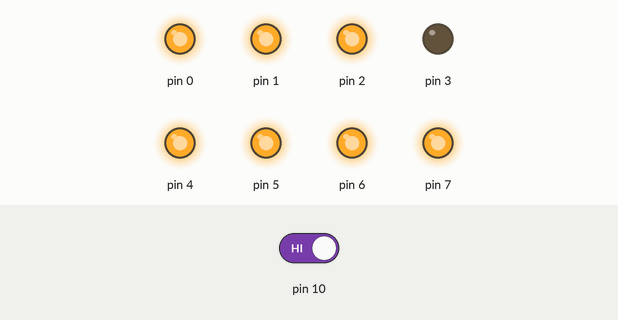
Simulated run of this sketch. Board: Arduino Uno, built with avr-gcc and run on an emulated ATmega328P. Shown: output pins drawn as LEDs (lit = HIGH). Dashed ring = blinking. The inputs (shaded band) are chosen by the test bench; at power-on: pin 10 HIGH.

Above: at 1.2 s.
1.3 s: pin 10 driven LOW
At 2.5 s:
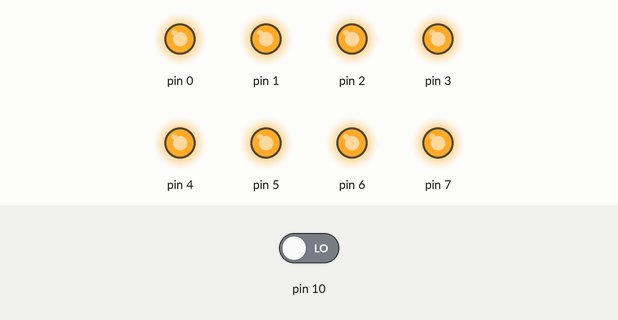
2.8 s: pin 10 driven HIGH
At 4.18 s:
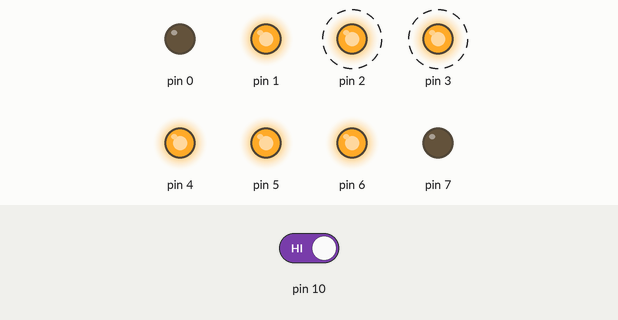
At 4.68 s:
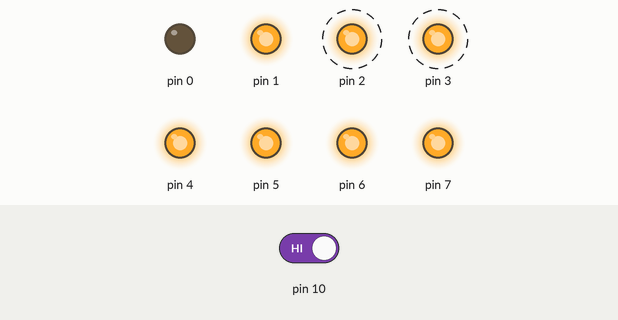
Timing chart, 0 to 11.8 s (numbered marks = the images above; inputs shaded):
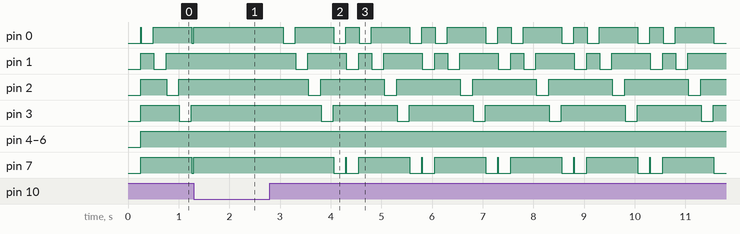

The sketch:

System3_v5.ino
```cpp
#include <MsTimer2.h>

unsigned int SOA = 250;
unsigned int ResetTime = 10;
unsigned char RandomRange[] = {2,12};
unsigned char StdSequence[] = {1,2};
unsigned char DevSequence[] = {4,8};

unsigned char NumStream = sizeof(StdSequence);
unsigned char NumSound[sizeof(StdSequence)];
unsigned char StreamNum = 0;
unsigned char EachStreamCount[sizeof(StdSequence)];
unsigned char DelayCount = 0;
boolean Previous = false;

volatile boolean flag = false;


void setup() {
  NumSound[0] = 3;
  NumSound[1] = 3;

  pinMode(10,INPUT);
  randomSeed(analogRead(0));
  MsTimer2::set(SOA,Interrupt);

  DDRD = ~0x00;
}

void loop() {

  if(flag == 1){

    //------------------------------------------------------------
    //Delay for Pulse
    delay(ResetTime);

    //------------------------------------------------------------
    //Main Sound Sequence

    if(NumSound[StreamNum] == 2){
      PORTD = ~DevSequence[StreamNum];
    }else if(NumSound[StreamNum] == 1){
      PORTD = ~(StdSequence[StreamNum] | 0x80);
    }else{
      PORTD = ~StdSequence[StreamNum];
    }


    //------------------------------------------------------------
    //Reset Some Values
    NumSound[StreamNum]--;
    if(NumSound[StreamNum] == 0){
      NumSound[StreamNum] = 3;
    }
    StreamNum++;
    if(StreamNum == NumStream){
      StreamNum = 0;
    }
    //------------------------------------------------------------
    //Reset Flag
    flag = 0;
    //------------------------------------------------------------

  }

  //------------------------------------------------------------
  //Switch
  if((PINB & 0x04) == 0 && Previous == true){
    MsTimer2::stop();
    PORTD = ~0x00;
    StreamNum = 0;
    NumSound[0] = 3;
    NumSound[1] = 3;
    Previous = 0;
  }

  if ((PINB & 0x04) == 0x04 && Previous == false){
    Previous = 1;
    MsTimer2::start();
  }
  //------------------------------------------------------------

}

void Interrupt(){
  if (StreamNum < NumStream){
    PORTD = ~0x00;
    flag = 1;
  }
}
```

Measured:
- after the input at 1.3 s, pin 1: stops changing and stays HIGH; pin 2: stays HIGH (without the input it goes to LOW after 0.96 s); pin 3: stays HIGH (without the input it goes to LOW after 1.2 s)
- after the input at 2.8 s, pin 0: HIGH → LOW after 0.26 s, then repeats every 1.5 s: HIGH 0.76 s, LOW 0.24 s, HIGH 0.26 s, LOW 0.24 s; pin 1: HIGH → LOW after 0.51 s, then repeats every 1.5 s: HIGH 0.76 s, LOW 0.24 s, HIGH 0.26 s, LOW 0.24 s
